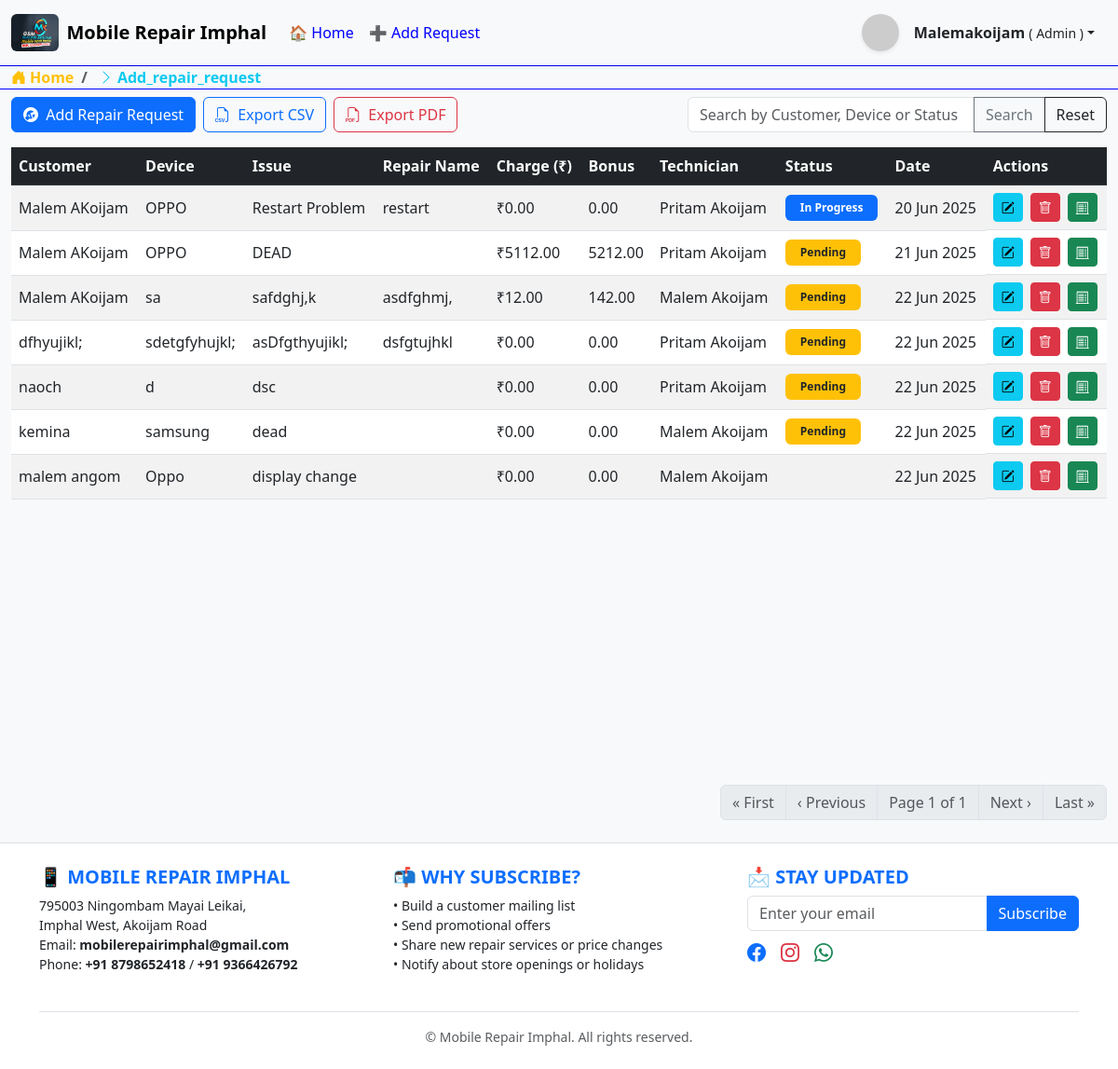
The page /add_repair_request/ (signed in) on the database its author committed.
### repair/models.py (models this page shows, shortened)
class RepairRequest(models.Model):
    STATUS_CHOICES = [
        ('pending', 'Pending'),
        ('in_progress', 'In Progress'),
        ('rejected', 'Rejected'),
        ('completed', 'Completed'),
    ]
    customer = models.ForeignKey(Customer, on_delete=models.CASCADE)
    device_model = models.CharField(max_length=100)
    issue_description = models.TextField()
    date_received = models.DateField(auto_now_add=True)
    technician = models.ForeignKey(Technician, on_delete=models.SET_NULL, null=True, blank=True)
    status = models.CharField(max_length=20, choices=STATUS_CHOICES, default='pending')
    remarks = models.TextField(blank=True, null=True)
    repair_name = models.CharField(max_length=255, blank=True, null=True)
    charge = models.DecimalField(max_digits=10, decimal_places=2, blank=True, null=True)
    bonus = models.DecimalField(max_digits=10, decimal_places=2, blank=True, null=True)

class Customer(models.Model):
    user = models.OneToOneField(User, on_delete=models.CASCADE)
    name = models.CharField(max_length=100)
    phone = models.CharField(max_length=15)

class Technician(models.Model):
    name = models.CharField(max_length=100)
    phone = models.CharField(max_length=15)
    type = models.CharField(max_length=20, choices=[('Software', 'Software'), ('Hardware', 'Hardware')])

### repair/views.py (the view, shortened to what this page needs)
# urls.py: path('add_repair_request/', views.repair_add_request, name='add_repair_request'),
def repair_add_request(request):
    search_query = request.GET.get("search", "").strip()
    repairs_qs = RepairRequest.objects.select_related("customer", "technician")
    paginator = Paginator(repairs_qs, 13)
    page_number = request.GET.get("page")
    page_obj = paginator.get_page(page_number)
    return render(request, "repair/add_repair_request.html", {
        "repairs": page_obj,
        "search_query": search_query,
    })

### repair/forms.py
class SubscribeForm(forms.Form):
    email = forms.EmailField(widget=forms.EmailInput(attrs={
        'class': 'form-control',
        'placeholder': 'Enter your email'
    }))

### repair/context_processors.py (called while the page is built)
def subscribe_form(request):
    return {
        'form': SubscribeForm()
    }

### repair/templatetags/breadcrumbs.py (called while the page is built)
@register.simple_tag(takes_context=True)
def breadcrumb(context):
    request = context['request']
    path_parts = request.path.strip('/').split('/')
    url = ''
    crumbs = []
    for i, part in enumerate(path_parts):
        url += f'/{part}'
        try:
            match = resolve(url)
            name = match.url_name
            label = BREADCRUMB_LABELS.get(name, part.replace('-', ' ').capitalize())
        except Resolver404:
            label = part if part.isdigit() else part.replace('-', ' ').capitalize()
        crumbs.append((label, url))
    return crumbs

### repair/templates/repair/add_repair_request.html (shortened to what this page needs)
{% load static %}
<!DOCTYPE html>
<html lang="en">
<head>
  <link href="https://cdn.jsdelivr.net/npm/bootstrap@5.3.0/dist/css/bootstrap.min.css" rel="stylesheet">
  <link href="https://cdn.jsdelivr.net/npm/bootstrap-icons@1.10.5/font/bootstrap-icons.css" rel="stylesheet">
</head>
<body class="d-flex flex-column min-vh-100">
{% include 'repair/header.html' %}
    <div aria-live="polite" aria-atomic="true" class="position-fixed top-0 end-0 p-3" style="z-index: 1080;">
    </div>
    <div class="container-fluid d-flex flex-column min-vh-100 mt-2">
    {% block content %}
      <div class="d-flex flex-wrap justify-content-between align-items-center gap-2 mb-3 mt-0">
        <div class="d-flex gap-2 flex-wrap">
          <a href="{% url 'add_repair' %}" class="btn btn-primary btn-animate">
            <i class="bi bi-wrench-adjustable-circle-fill me-1"></i> Add Repair Request
          </a>
          <a href="{% url 'export_csv' %}" class="btn btn-outline-primary btn-animate">
            <i class="bi bi-filetype-csv me-1"></i> Export CSV
          </a>
          <a href="{% url 'export_pdf' %}" class="btn btn-outline-danger btn-animate">
            <i class="bi bi-filetype-pdf me-1"></i> Export PDF
          </a>
        </div>
        <form method="get" class="input-group" style="max-width: 450px;">
          <input type="text" name="search" class="form-control"
                 placeholder="Search by Customer, Device or Status"
                 value="{{ request.GET.search|default_if_none:'' }}" autocomplete="off">
          <button type="submit" class="btn btn-outline-secondary">Search</button>
          <a href="{% url 'home' %}" class="btn btn-outline-dark">Reset</a>
        </form>
      </div>
      <div class="table-responsive">
        <table class="table table-striped table-hover">
          <thead class="table-dark">
            <tr>
              <th>Customer</th>
              <th>Device</th>
              <th>Issue</th>
              <th>Repair Name</th>
              <th>Charge (₹)</th>
              <th>Bonus</th>
              <th>Technician</th>
              <th>Status</th>
              <th>Date</th>
              <th>Actions</th>
            </tr>
          </thead>
          <tbody>
            {% for r in repairs %}
            <tr>
              <td>{{ r.customer.name }}</td>
              <td>{{ r.device_model }}</td>
              <td>{{ r.issue_description }}</td>
              <td>{{ r.repair_name }}</td>
              <td>₹{{ r.charge }}</td>
              <td>{{ r.bonus }}</td>
              <td>
                {% if r.technician %}
                  {{ r.technician.name }}
                {% else %}
                  <span class="text-muted">Not Assigned</span>
                {% endif %}
              </td>
              <td>
                {% if r.status == 'pending' %}
                  <span class="badge bg-warning text-dark px-3 py-2">{{ r.get_status_display|title }}</span>
                {% elif r.status == 'in_progress' %}
                  <span class="badge bg-primary px-3 py-2">{{ r.get_status_display|title }}</span>
                {% elif r.status == 'completed' %}
                  <span class="badge bg-success px-3 py-2">{{ r.get_status_display|title }}</span>
                {% elif r.status == 'rejected' %}
                  <span class="badge bg-danger px-3 py-2">{{ r.get_status_display|title }}</span>
                {% endif %}
              </td>
              <td>{{ r.date_received|date:"d M Y" }}</td>
              <td class="d-flex gap-2 flex-wrap">
                {% if r.customer == request.user or request.user.is_staff or request.user.is_superuser %}
                  <a href="{% url 'edit_repair' r.id %}" class="btn btn-sm btn-info" title="Edit">
                    <i class="bi bi-pencil-square"></i>
                  </a>
                {% endif %}
                {% if request.user.is_staff or request.user.is_superuser %}
                  <a href="{% url 'delete_repair' r.id %}" class="btn btn-sm btn-danger" title="Delete" onclick="return confirm('Are you sure?')">
                    <i class="bi bi-trash"></i>
                  </a>
                {% endif %}
                <a href="{% url 'generate_invoice' r.id %}" class="btn btn-sm btn-success" title="Invoice">
                  <i class="bi bi-receipt-cutoff"></i>
                </a>
              </td>
            </tr>
            {% empty %}
            <tr><td colspan="10" class="text-center text-muted">No repair requests found.</td></tr>
            {% endfor %}
          </tbody>
        </table>
      </div>
      <div class="mt-auto">
        <nav class="d-flex justify-content-end">
          <ul class="pagination mb-4">
            {% if repairs.has_previous %}
              <li class="page-item"><a class="page-link" href="?page=1&search={{ request.GET.search }}">« First</a></li>
              <li class="page-item"><a class="page-link" href="?page={{ repairs.previous_page_number }}&search={{ request.GET.search }}">‹ Previous</a></li>
            {% else %}
              <li class="page-item disabled"><span class="page-link">« First</span></li>
              <li class="page-item disabled"><span class="page-link">‹ Previous</span></li>
            {% endif %}
            <li class="page-item disabled"><span class="page-link">Page {{ repairs.number }} of {{ repairs.paginator.num_pages }}</span></li>
            {% if repairs.has_next %}
              <li class="page-item"><a class="page-link" href="?page={{ repairs.next_page_number }}&search={{ request.GET.search }}">Next ›</a></li>
              <li class="page-item"><a class="page-link" href="?page={{ repairs.paginator.num_pages }}&search={{ request.GET.search }}">Last »</a></li>
            {% else %}
              <li class="page-item disabled"><span class="page-link">Next ›</span></li>
              <li class="page-item disabled"><span class="page-link">Last »</span></li>
            {% endif %}
          </ul>
        </nav>
      </div>
</div>
{% include "repair/footer.html" %}
{% endblock %}
</body>
</html>

### repair/templates/repair/header.html (shortened to what this page needs)
{% load static %}
<nav class="navbar navbar-expand-lg bg-body-tertiary shadow-sm sticky-top">
  <div class="container-fluid">
    <a class="navbar-brand fw-bold d-flex align-items-center" href="{% url 'home' %}" data-bs-toggle="offcanvas" data-bs-target="#offcanvasScrolling" aria-controls="offcanvasScrolling" >
      <img src="{% static 'images/logo.jpg' %}" alt="Logo" style="height: 40px;" class="me-2 rounded" />
      Mobile Repair Imphal
    </a>
    <div class="collapse navbar-collapse" id="navbarText">
      <ul class="navbar-nav me-auto mb-2 mb-lg-0">
        <li class="nav-item">
          <a class="nav-link {% if request.resolver_match.url_name == 'home' %}active{% endif %}" href="{% url 'home' %}">🏠 Home</a>
        </li>
        <li class="nav-item">
          <a class="nav-link" href="{% url 'add_repair_request' %}">➕ Add Request</a>
        </li>
      </ul>
      <div class="d-flex align-items-center">
        {% if user.is_authenticated %}
          <div class="dropdown">
            <button class="btn dropdown-toggle d-flex align-items-center" type="button" id="userDropdown" data-bs-toggle="dropdown" aria-expanded="false">
              <img src="https://ui-avatars.com/api/?name={{ user.username }}" class="rounded-circle shadow-sm me-2" width="40" height="40" alt="User Avatar" />
              <div class="ms-2 d-none d-sm-block text-start">
                     <span class="fw-semibold">{{ user.username|title }}</span>
                    <small class="text-dark">(
                      {% if user.is_superuser %}Admin
                      {% elif user.is_staff %}Staff
                      {% else %}Customer
                      {% endif %}
                    )</small>
                  </div>
            </button>
          </div>
        {% else %}
          <a href="{% url 'login_register' %}" class="btn btn-outline-primary">
            <i class="bi bi-person-circle me-1"></i> Login / Register
          </a>
        {% endif %}
      </div>
    </div>
  </div>
</nav>
      {% include "repair/breadcrumbs.html" %}

### repair/templates/repair/add_repair_request.html (style rules this page uses)
body { height: 100vh; font-family: 'Segoe UI', sans-serif; background-color: #f8f9fa; overflow-x: hidden; animation: bodyFadeSlide 0.6s ease-in-out; }
.btn-animate { transition: all 0.3s ease; }
.table th, .table td { vertical-align: middle; }
.table-responsive { flex: 1 0 auto; }
.mt-auto { margin-top: auto; }

### repair/templates/repair/header.html (style rules this page uses)
.nav-link { color: blue; position: relative; transition: color 0.3s ease; }
.nav-link::after { content: ''; position: absolute; bottom: 0; left: 0; height: 2px; width: 0%; background-color: blue; transition: width 0.3s ease; }

### rows shown on the page
RepairRequest: customer.name "Malem AKoijam", device_model "OPPO", issue_description "Restart Problem", repair_name "restart", charge "0.00", bonus "0.00", technician.name "Pritam Akoijam", status "In Progress", date_received "20 Jun 2025"
RepairRequest: customer.name "Malem AKoijam", device_model "OPPO", issue_description "DEAD", charge "5112.00", bonus "5212.00", technician.name "Pritam Akoijam", status "Pending", date_received "21 Jun 2025"
RepairRequest: customer.name "Malem AKoijam", device_model "sa", issue_description "safdghj,k", repair_name "asdfghmj,", charge "12.00", bonus "142.00", technician.name "Malem Akoijam", status "Pending", date_received "22 Jun 2025"
RepairRequest: customer.name "dfhyujikl;", device_model "sdetgfyhujkl;", issue_description "asDfgthyujikl;", repair_name "dsfgtujhkl", charge "0.00", bonus "0.00", technician.name "Pritam Akoijam", status "Pending", date_received "22 Jun 2025"
RepairRequest: customer.name "naoch", device_model "d", issue_description "dsc", charge "0.00", bonus "0.00", technician.name "Pritam Akoijam", status "Pending", date_received "22 Jun 2025"
RepairRequest: customer.name "kemina", device_model "samsung", issue_description "dead", charge "0.00", bonus "0.00", technician.name "Malem Akoijam", status "Pending", date_received "22 Jun 2025"
RepairRequest: customer.name "malem angom", device_model "Oppo", issue_description "display change", charge "0.00", bonus "0.00", technician.name "Malem Akoijam", date_received "22 Jun 2025"

### other values the page prints
{{ user.username|title }} "Malemakoijam"
{{ label }} "Add_repair_request"
{{ repairs.number }} "1"
{{ repairs.paginator.num_pages }} "1"
